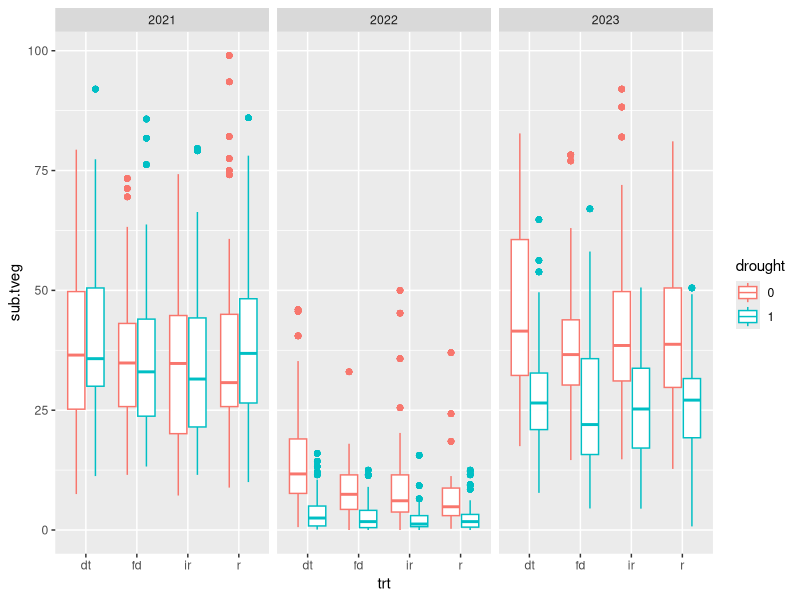
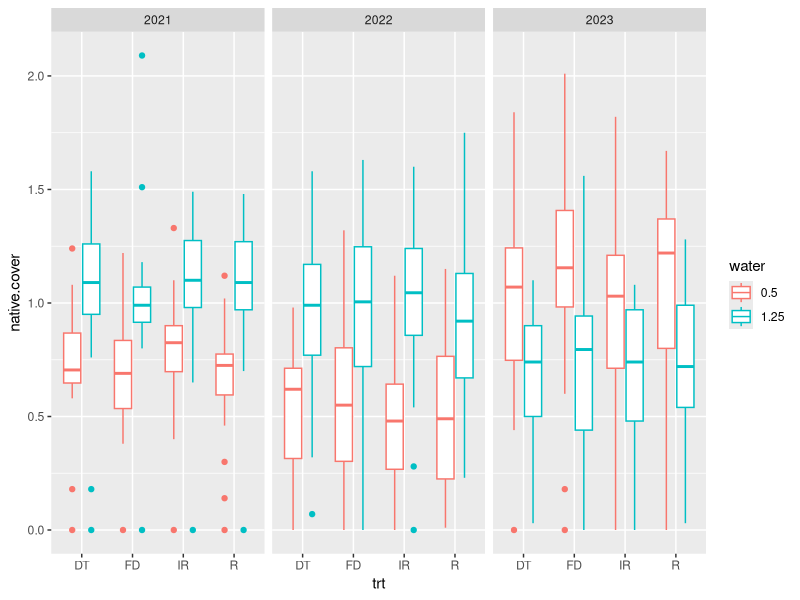

Source code (R) for these figures, in order: (Note: this script raises an error after producing the figures.)
#### cover analysis, are drought tolerent communities more tolerent of drought?

## packages
library(tidyverse)
library(lme4)
library(lmerTest)

## load in data and clean columns
comp.wy <- read.csv("data/hpg_total.csv") #Wyoming species comp data 
comp.wy <- comp.wy %>% filter(year != "2020") #remove pre-treatment data
comp.wy$subplot <- as.factor(comp.wy$subplot)
comp.wy$drought <- as.factor(comp.wy$drought)
comp.wy$year<-as.factor(comp.wy$year)
comp.wy$trt <- as.factor(comp.wy$trt)
comp.wy$block <- as.factor(comp.wy$block)
comp.wy.wide <- comp.wy %>% select(-c("prob","native","graminoid")) #columns to drop 
test <- comp.wy.wide %>% pivot_wider(id_cols = c("year","block","trt","subplot","drought"), 
                                names_from = "species", 
                                values_from = "cover")
comp.wy <- comp.wy %>%
  group_by(year, block, trt, subplot, drought) %>%
  filter(!any(duplicated(species) & cover == 0))
comp.wy <- comp.wy %>%
  group_by(year, block, trt, subplot, drought) %>%
  filter(!any(duplicated(species) & cover == 0.00))

comp.ca <- read.csv("data/Species_Composition_allyears.csv") #read in California comp data
comp.ca <- comp.ca[,c(1:57)]
comp.ca$fesper.seeded <- as.factor(comp.ca$fesper.seeded)
comp.ca$fesper.present <- as.factor(comp.ca$fesper.present)
comp.ca$water <- as.factor(comp.ca$water)
comp.ca$year<-as.factor(comp.ca$Year)
comp.ca$trt <- as.factor(comp.ca$trt)
comp.ca$block <- as.factor(comp.ca$block)
#make ca long
comp.ca.long <- comp.ca %>% pivot_longer(cols = c(18:57), 
                                         names_to = "species", 
                                         values_to = "cover")


## visualize
ggplot(comp.wy.wide, aes(y=sub.tveg, x=trt, col=drought))+
  geom_boxplot()+
  facet_wrap(~year)
ggplot(comp.ca, aes(y=native.cover, x=trt, col=water))+
  geom_boxplot()+
  facet_wrap(~Year)






#model WY 
comp.wy$trt <- relevel(comp.wy$trt, ref = "r")

m1.wy <- lmer(sub.tveg ~ trt * drought + (1 | year) + (1 | block), data = comp.wy)
summary(m1.wy)
m2.wy <- lmer(sub.tveg ~ trt + drought + (1 | year), data = comp.wy)
summary(m2.wy)
anova(m1.wy,m2.wy) #better with 

var_components <- VarCorr(m1.wy)
# Assuming 'var_components' is the output from VarCorr
residual_variance <- attr(var_components, "sc")^2  # residual variance

# Total variance is the sum of residual variance and variance between groups
total_variance <- residual_variance + sum(diag(var_components))

# Calculate ICC
icc <- between_group_variance / total_variance
# Calculate ICC for each random effect
icc_random_effect1 <- var_components$year[1] / total_variance
icc_random_effect2 <- var_components$block[1] / total_variance

#repeat model for ca
comp.ca$trt <- relevel(comp.ca$trt, ref = "R")

m1.ca <- lmer(native.cover ~ trt * water + (1 | Year) + (1 | block), data = comp.ca)
summary(m1.ca)
m2.ca <- lm(native.cover ~ trt * water + (1 | Year), data = comp.ca)
summary(m2.ca)
anova(m1.ca,m2.ca) #better with 

var_componentsca <- VarCorr(m1.ca)
# Assuming 'var_components' is the output from VarCorr
residual_varianceca <- attr(var_componentsca, "sc")^2  # residual variance

# Total variance is the sum of residual variance and variance between groups
total_varianceca <- residual_varianceca + sum(diag(var_componentsca))

# Calculate ICC
icc <- between_group_varianceca / total_varianceca
# Calculate ICC for each random effect
icc_random_effect1ca <- var_componentsca$Year[1] / total_varianceca
icc_random_effect2ca <- var_componentsca$block[1] / total_varianceca
